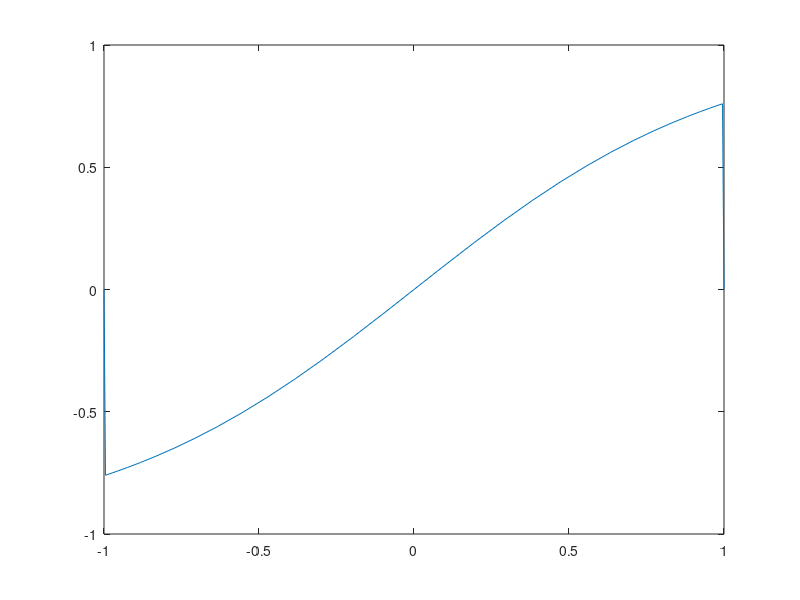

The MATLAB source for this figure: (Note: this script raises an error after producing the figure.)
clear;

grids=5;

% initial grid
N=2^grids+1;
k=(0:N-1)';
x=cos(pi*k/(N-1));

% coarse grid
Nc=2^(grids-1)+1;
kc=(0:Nc-1)';
xc=cos(pi*kc/(Nc-1));

% fine grid
Nf=2^(grids+1)+1;
kf=(0:Nf-1)';
xf=cos(pi*kf/(Nf-1));

% function
f=tanh(x);

% Dirichlet boundary
f(1)=0;f(end)=0;

plot(x,f)


% Cheb restrict
fc=cheb_restrict(f);
figure;
plot(xc,fc);

% Cheb prolong
ff=cheb_prolong(f);
figure;
plot(xf,ff)